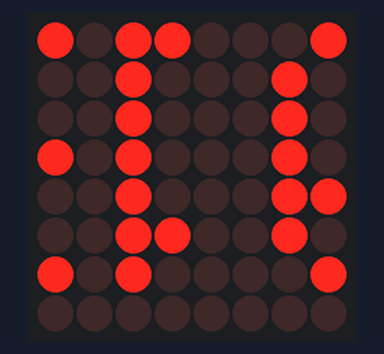
This sketch was run on a simulated Arduino Uno, built with avr-gcc and run on an emulated ATmega328P. On the bench: 8×8 LED matrix. Wiring (inferred from the names in the program): HT16K33 LED driver at I2C address 0x70.

Above: at 0.09 s.
At 2.19 s:
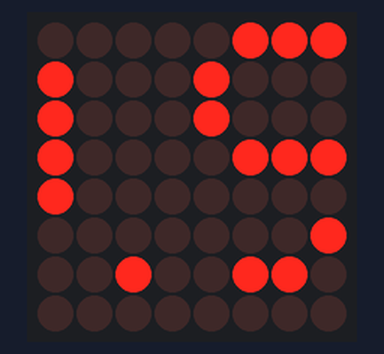
At 4.42 s:
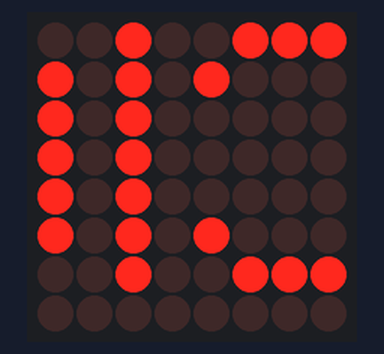
At 8.76 s:
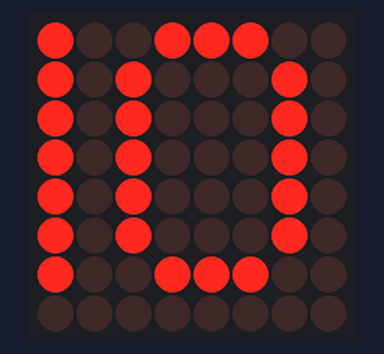
At 13.09 s:
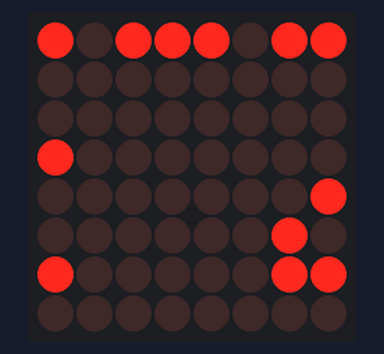
At 17.42 s:
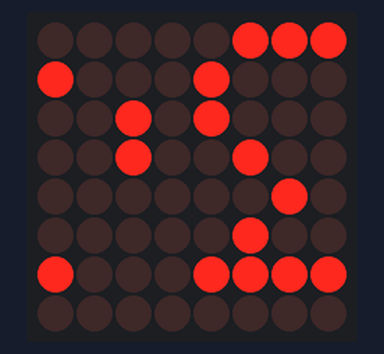

Measured:
- by itself, everything shown: repeats every 16.3 s, in 264 steps

The sketch:

HT16K33_8x8_2_shift_v.ino
```cpp
// test routine for HT16K33 dot LED driver
// for 8x8dotx2 LED
// made by Vaphio @ Oct.01, 2026
// updated @ Oct.4, 2026

#include <Wire.h>
#include "hankaku_v.h"

const uint8_t HT16K33_addr=0x70;
const uint8_t HT16K33_init[4] = {0x21, 0x81, 0xA0, 0xEA};
const uint8_t dotWidth = 16;

char msg[] = "0123456789ABCDEFGHIJKLMNOPQRSTUVWXYZ_abcdefg";
const int msgSize = sizeof(msg) / sizeof(msg[0]) - 1;
unsigned long codeSize = msgSize * (charWidth + 1);
uint8_t msgCode[512];
uint8_t dotCode[dotWidth];
uint8_t dspCode[8];
int msgPos = 0;

void setup() {
  Wire.begin();
  for (uint8_t cmd : HT16K33_init) {    //setup command for HT16T33
    sendCmd(cmd);
  }
  clearAll();
  delay(10);
  Serial.begin(9600);
  getStrCode(msgCode, msg);
}

void loop() {
  cutCode(dotCode, msgPos);
  rotCode(dspCode, dotCode);
  setLED(dspCode, 0);
//  setLED(dotCode, 1);
  delay(50);
  msgPos = (msgPos + 1) % codeSize;
}

void sendCmd(uint8_t cmd) {
  Wire.beginTransmission(HT16K33_addr);
  Wire.write(cmd);
  Wire.endTransmission();
}

void setLED(uint8_t* code, int dig) {
  for (int i=0; i<8; i++) {
    Wire.beginTransmission(HT16K33_addr);
    Wire.write(i*2+dig);
    Wire.write(code[(i+dig*8)%codeSize]);
    Wire.endTransmission();
    delay(1);
  }
}

void getNumCode(uint8_t* code, int num) {
  for (int i=0; i<charWidth; i++) {
    code[i] = HANV[num+numOffset][i];
  }
}

void getCharCode(uint8_t* code, char alfa) {
  for (int i=0; i<charWidth; i++) {
    code[i] = HANV[alfa-codeOffset][i];
  }
}

void getStrCode(uint8_t* code, char* msg) {
  uint8_t buf[charWidth];
  int offset = 0;
  for (int i=0; i<msgSize; i++) {
    getCharCode(buf, msg[i]);
    for (int j=0; j<charWidth; j++) {
      code[j+offset] = buf[j];
    }
    code[charWidth+offset] = 0x00;
    offset = offset + charWidth + 1;
  }
}

void cutCode(uint8_t* result, int index) {
  for (int i=0; i<dotWidth; i++) {
    result[i] = msgCode[(i + index) % codeSize];
  }
}

void rotCode(uint8_t* result, uint8_t* base) {
  for (int i=0; i<8; i++) {
    for (int j=0; j<8; j++) {
      result[j] = result[j] | ((base[i] >> j) & 0x01);
      result[j] = result[j] << 1;
    }
  }
}

void setWindow(uint8_t* code, int offset, int size) {
//  Wire.beginTransmission(HT16K33_addr);
  for (int i=0; i<dotWidth; i++) {
    Wire.beginTransmission(HT16K33_addr);
    Wire.write(i*2);
    Wire.write(code[(i+offset)%size]);
    Wire.write(code[(i+offset+8)%size]);
    Wire.endTransmission();
    delay(1);
  }
//  Wire.endTransmission();
}

void clearAll() {
  Wire.beginTransmission(HT16K33_addr);
  Wire.write(0x00);
  for (int i=0; i<16; i++) {
    Wire.write(0x00);
  }
  Wire.endTransmission();
}
```

hankaku_v.h
```cpp
// 5x7dots font data for dot matrix led
// made by Vaphio @Sept.24,2026

const int charWidth = 5;
const int charHeight = 7;
const int codeOffset = 32;
const int numOffset = 16;

byte HANV[91][5]={
   { B0000000, B0000000, B0000000, B0000000, B0000000},  //    32
   { B0000000, B0000000, B1111001, B0000000, B0000000},  //  !
   { B0000000, B1110000, B0000000, B1110000, B0000000},  //  "
   { B0010100, B1111111, B0010100, B1111111, B0010100},  //  #
   { B0010010, B0101010, B1111111, B0101010, B0100100},  //  $
   { B1100010, B1100100, B0001000, B0010011, B0100011},  //  %
   { B0110110, B1001001, B1010101, B0100010, B0000101},  //  &
   { B0000000, B1010000, B1100000, B0000000, B0000000},  //  '
   { B0000000, B0011100, B0100010, B1000001, B0000000},  //  (
   { B0000000, B1000001, B0100010, B0011100, B0000000},  //  )
   { B0010100, B0001000, B0111110, B0001000, B0010100},  //  *
   { B0001000, B0001000, B0111110, B0001000, B0001000},  //  +
   { B0000000, B0000101, B0000110, B0000000, B0000000},  //  ,
   { B0001000, B0001000, B0001000, B0001000, B0001000},  //  -
   { B0000000, B0000011, B0000011, B0000000, B0000000},  //  .
   { B0000010, B0000100, B0001000, B0010000, B0100000},  //  /
   { B0111110, B1000101, B1001001, B1010001, B0111110},  //  0
   { B0000000, B0100001, B1111111, B0000001, B0000000},  //  1
   { B0100001, B1000011, B1000101, B1001001, B0110001},  //  2
   { B1000010, B1000001, B1010001, B1101001, B1000110},  //  3
   { B0001100, B0010100, B0100100, B1111111, B0000100},  //  4
   { B1110010, B1010001, B1010001, B1010001, B1001110},  //  5
   { B0011110, B0101001, B1001001, B1001001, B0000110},  //  6
   { B1000000, B1000111, B1001000, B1010000, B1100000},  //  7
   { B0110110, B1001001, B1001001, B1001001, B0110110},  //  8
   { B0110000, B1001000, B1001001, B1001010, B0111100},  //  9
   { B0000000, B0110110, B0110110, B0000000, B0000000},  //  :
   { B0000000, B0000000, B0110101, B0110110, B0000000},  //  ;
   { B0001000, B0010100, B0100010, B1000001, B0000000},  //  <
   { B0010100, B0010100, B0010100, B0010100, B0010100},  //  =
   { B0000000, B1000001, B0100010, B0010100, B0001000},  //  >
   { B0100000, B1000000, B1000101, B1001000, B0110000},  //  ?
   { B0100110, B1001001, B1001111, B1000001, B0111110},  //  @
   { B0111111, B1000100, B1000100, B1000100, B0111111},  //  A
   { B1111111, B1001001, B1001001, B1001001, B0110110},  //  B
   { B0111110, B1000001, B1000001, B1000001, B0100010},  //  C
   { B1111111, B1000001, B1000001, B0100010, B0011100},  //  D
   { B1111111, B1001001, B1001001, B1001001, B1000001},  //  E
   { B1111111, B1001000, B1001000, B1001000, B1000000},  //  F
   { B0111110, B1000001, B1001001, B1001001, B0101111},  //  G
   { B1111111, B0001000, B0001000, B0001000, B1111111},  //  H
   { B0000000, B1000001, B1111111, B1000001, B0000000},  //  I
   { B0000010, B0000001, B1000001, B1111110, B1000000},  //  J
   { B1111111, B0001000, B0010100, B0100010, B1000001},  //  K
   { B1111111, B0000001, B0000001, B0000001, B0000001},  //  L
   { B1111111, B0100000, B0011000, B0100000, B1111111},  //  M
   { B1111111, B0010000, B0001000, B0000100, B1111111},  //  N
   { B0111110, B1000001, B1000001, B1000001, B0111110},  //  O
   { B1111111, B1001000, B1001000, B1001000, B0110000},  //  P
   { B0111110, B1000001, B1000101, B1000010, B0111101},  //  Q
   { B1111111, B1001000, B1001100, B1001010, B0110001},  //  R
   { B0110001, B1001001, B1001001, B1001001, B1000110},  //  S
   { B1000000, B1000000, B1111111, B1000000, B1000000},  //  T
   { B1111110, B0000001, B0000001, B0000001, B1111110},  //  U
   { B1111100, B0000010, B0000001, B0000010, B1111100},  //  V
   { B1111110, B0000001, B0001110, B0000001, B1111110},  //  W
   { B1100011, B0010100, B0001000, B0010100, B1100011},  //  X
   { B1110000, B0001000, B0000111, B0001000, B1110000},  //  Y
   { B1000011, B1000101, B1001001, B1010001, B1100001},  //  Z
   { B0000000, B1111111, B1000001, B1000001, B0000000},  //  [
   { B1010100, B0110100, B0011111, B0110100, B1010100},  //
   { B0000000, B1000001, B1000001, B1111111, B0000000},  //  ]
   { B0010000, B0100000, B1000000, B0100000, B0010000},  //  ^
   { B0000001, B0000001, B0000001, B0000001, B0000001},  //  _
   { B0000000, B0000000, B1000000, B0100000, B0010000},  //  `
   { B0000010, B0010101, B0010101, B0010101, B0001111},  //  a
   { B1111111, B0001001, B0010001, B0010001, B0001110},  //  b
   { B0001110, B0010001, B0010001, B0010001, B0000010},  //  c
   { B0001110, B0010001, B0010001, B0001001, B1111110},  //  d
   { B0001110, B0010101, B0010101, B0010101, B0001100},  //  e
   { B0001000, B0111111, B1001000, B1000000, B0100000},  //  f
   { B0011000, B0100101, B0100101, B0100101, B0111110},  //  g
   { B1111111, B0001000, B0010000, B0010000, B0001111},  //  h
   { B0000000, B0010001, B1011111, B0000001, B0000000},  //  i
   { B0000010, B0000001, B0010001, B1011110, B0000000},  //  j
   { B1111111, B0000100, B0001010, B0010001, B0000000},  //  k
   { B0000000, B1000001, B1111111, B0000001, B0000000},  //  l
   { B0011111, B0010000, B0001100, B0010000, B0001111},  //  m
   { B0011111, B0001000, B0010000, B0010000, B0001111},  //  n
   { B0001110, B0010001, B0010001, B0010001, B0001110},  //  o
   { B0011111, B0010100, B0010100, B0010100, B0001000},  //  p
   { B0001000, B0010100, B0010100, B0001100, B0011111},  //  q
   { B0011111, B0001000, B0010000, B0010000, B0001000},  //  r
   { B0001001, B0010101, B0010101, B0010101, B0000010},  //  s
   { B0010000, B1111110, B0010001, B0000001, B0000010},  //  t
   { B0011110, B0000001, B0000001, B0000010, B0011111},  //  u
   { B0011100, B0000010, B0000001, B0000010, B0011100},  //  v
   { B0011110, B0000001, B0000110, B0000001, B0011110},  //  w
   { B0010001, B0001010, B0000100, B0001010, B0010001},  //  x
   { B0011000, B0000101, B0000101, B0000101, B0011110},  //  y
   { B0010001, B0010011, B0010101, B0011001, B0010001}   //  z
};
```
